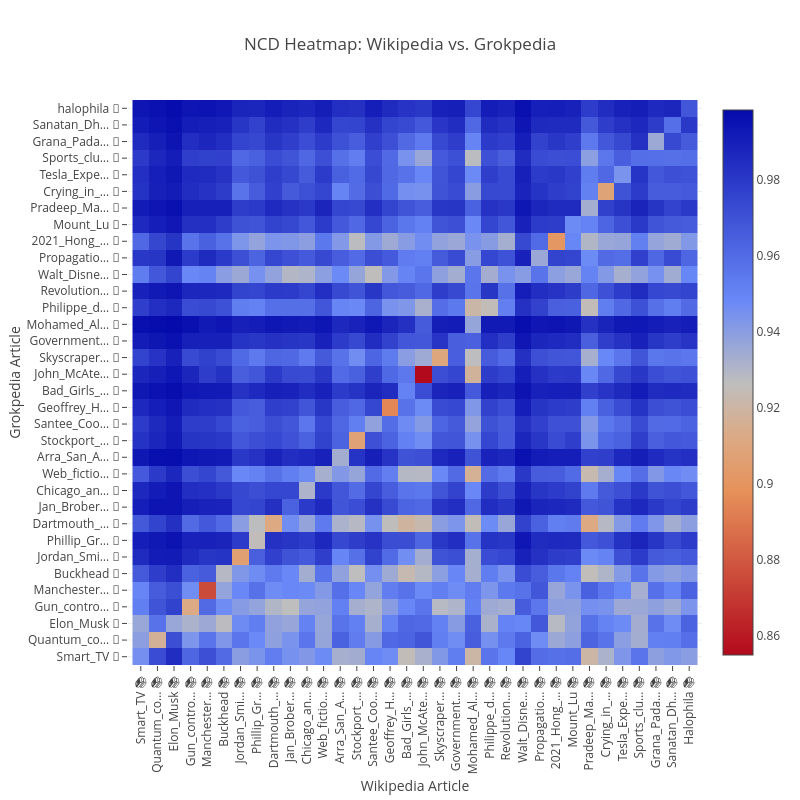

The notebook cell this image was saved under:
### Code cell
wiki_vs_grok::heatmap(&labels_wiki, &labels_grok, &matrix)

### Figure 1 — Plotly figure (JSON) as saved in the notebook; plotly's stock layout.template omitted (floating-point values rounded to 4 significant figures; data arrays with more than 128 entries replaced by an {"elided": "..."} marker saying what was removed)
{"data": [{"reversescale": true, "type": "heatmap", "x": ["Smart_TV 📚", "Quantum_co… 📚", "Elon_Musk 📚", "Gun_contro… 📚", "Manchester… 📚", "Buckhead 📚", "Jordan_Smi… 📚", "Phillip_Gr… 📚", "Dartmouth_… 📚", "Jan_Brober… 📚", "Chicago_an… 📚", "Web_fictio… 📚", "Arra_San_A… 📚", "Stockport_… 📚", "Santee_Coo… 📚", "Geoffrey_H… 📚", "Bad_Girls_… 📚", "John_McAte… 📚", "Skyscraper… 📚", "Government… 📚", "Mohamed_Al… 📚", "Philippe_d… 📚", "Revolution… 📚", "Walt_Disne… 📚", "Propagatio… 📚", "2021_Hong_… 📚", "Mount_Lu 📚", "Pradeep_Ma… 📚", "Crying_in_… 📚", "Tesla_Expe… 📚", "Sports_clu… 📚", "Grana_Pada… 📚", "Sanatan_Dh… 📚", "Halophila 📚"], "y": ["Smart_TV 🤖", "Quantum_co… 🤖", "Elon_Musk 🤖", "Gun_contro… 🤖", "Manchester… 🤖", "Buckhead 🤖", "Jordan_Smi… 🤖", "Phillip_Gr… 🤖", "Dartmouth_… 🤖", "Jan_Brober… 🤖", "Chicago_an… 🤖", "Web_fictio… 🤖", "Arra_San_A… 🤖", "Stockport_… 🤖", "Santee_Coo… 🤖", "Geoffrey_H… 🤖", "Bad_Girls_… 🤖", "John_McAte… 🤖", "Skyscraper… 🤖", "Government… 🤖", "Mohamed_Al… 🤖", "Philippe_d… 🤖", "Revolution… 🤖", "Walt_Disne… 🤖", "Propagatio… 🤖", "2021_Hong_… 🤖", "Mount_Lu 🤖", "Pradeep_Ma… 🤖", "Crying_in_… 🤖", "Tesla_Expe… 🤖", "Sports_clu… 🤖", "Grana_Pada… 🤖", "Sanatan_Dh… 🤖", "halophila 🤖"], "z": {"elided": "34x34 float values"}}], "layout": {"height": 800, "title": {"text": "NCD Heatmap: Wikipedia vs. Grokpedia"}, "width": 800, "xaxis": {"automargin": true, "side": "bottom", "tickangle": -90, "ticktext": ["Smart_TV 📚", "Quantum_co… 📚", "Elon_Musk 📚", "Gun_contro… 📚", "Manchester… 📚", "Buckhead 📚", "Jordan_Smi… 📚", "Phillip_Gr… 📚", "Dartmouth_… 📚", "Jan_Brober… 📚", "Chicago_an… 📚", "Web_fictio… 📚", "Arra_San_A… 📚", "Stockport_… 📚", "Santee_Coo… 📚", "Geoffrey_H… 📚", "Bad_Girls_… 📚", "John_McAte… 📚", "Skyscraper… 📚", "Government… 📚", "Mohamed_Al… 📚", "Philippe_d… 📚", "Revolution… 📚", "Walt_Disne… 📚", "Propagatio… 📚", "2021_Hong_… 📚", "Mount_Lu 📚", "Pradeep_Ma… 📚", "Crying_in_… 📚", "Tesla_Expe… 📚", "Sports_clu… 📚", "Grana_Pada… 📚", "Sanatan_Dh… 📚", "Halophila 📚"], "title": {"text": "Wikipedia Article"}}, "yaxis": {"automargin": true, "scaleanchor": "x", "ticktext": ["Smart_TV 🤖", "Quantum_co… 🤖", "Elon_Musk 🤖", "Gun_contro… 🤖", "Manchester… 🤖", "Buckhead 🤖", "Jordan_Smi… 🤖", "Phillip_Gr… 🤖", "Dartmouth_… 🤖", "Jan_Brober… 🤖", "Chicago_an… 🤖", "Web_fictio… 🤖", "Arra_San_A… 🤖", "Stockport_… 🤖", "Santee_Coo… 🤖", "Geoffrey_H… 🤖", "Bad_Girls_… 🤖", "John_McAte… 🤖", "Skyscraper… 🤖", "Government… 🤖", "Mohamed_Al… 🤖", "Philippe_d… 🤖", "Revolution… 🤖", "Walt_Disne… 🤖", "Propagatio… 🤖", "2021_Hong_… 🤖", "Mount_Lu 🤖", "Pradeep_Ma… 🤖", "Crying_in_… 🤖", "Tesla_Expe… 🤖", "Sports_clu… 🤖", "Grana_Pada… 🤖", "Sanatan_Dh… 🤖", "halophila 🤖"], "title": {"text": "Grokpedia Article"}}}}
